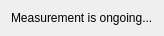
<?xml version="1.0" encoding="UTF-8"?>
<ui version="4.0">
 <class>WMeasure</class>
 <widget class="QWidget" name="WMeasure">
  <property name="geometry">
   <rect>
    <x>0</x>
    <y>0</y>
    <width>159</width>
    <height>34</height>
   </rect>
  </property>
  <property name="windowTitle">
   <string>WMeasure</string>
  </property>
  <layout class="QGridLayout" name="gridLayout">
   <item row="0" column="0">
    <widget class="QLabel" name="label">
     <property name="text">
      <string>Measurement is ongoing...</string>
     </property>
    </widget>
   </item>
  </layout>
 </widget>
 <layoutdefault spacing="6" margin="11"/>
 <resources/>
 <connections/>
</ui>
